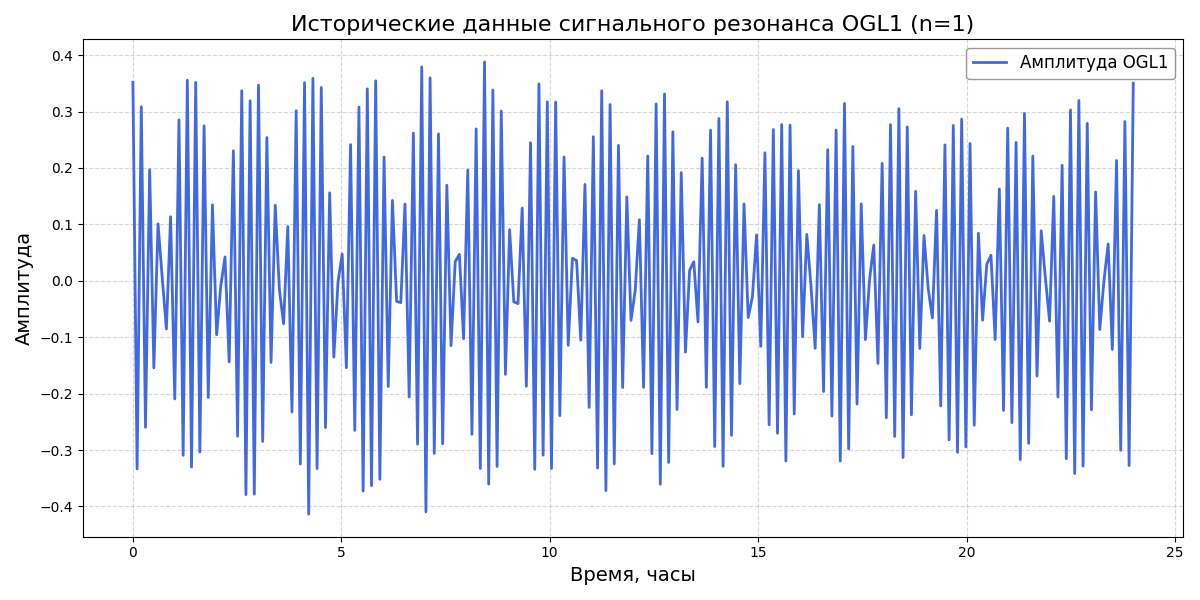

The Python source for this figure:
import matplotlib.pyplot as plt
import numpy as np

# Чтение исторических данных
times = []
amplitudes = []
with open('ogl1_history.txt') as f:
    for line in f:
        if line.startswith('#') or line.strip() == '':
            continue
        t, a = line.strip().split('\t')
        times.append(float(t) / 3600)  # переводим в часы
        amplitudes.append(float(a))

plt.figure(figsize=(12, 6))
plt.plot(times, amplitudes, color='royalblue', linewidth=2, label='Амплитуда OGL1')
plt.title('Исторические данные сигнального резонанса OGL1 (n=1)', fontsize=16)
plt.xlabel('Время, часы', fontsize=14)
plt.ylabel('Амплитуда', fontsize=14)
plt.grid(True, linestyle='--', alpha=0.5)
plt.legend(loc='upper right', fontsize=12, frameon=True, facecolor='white', edgecolor='gray')
plt.tight_layout()
plt.savefig('ogl1_history_plot.png')
print('График сохранён в ogl1_history_plot.png')
